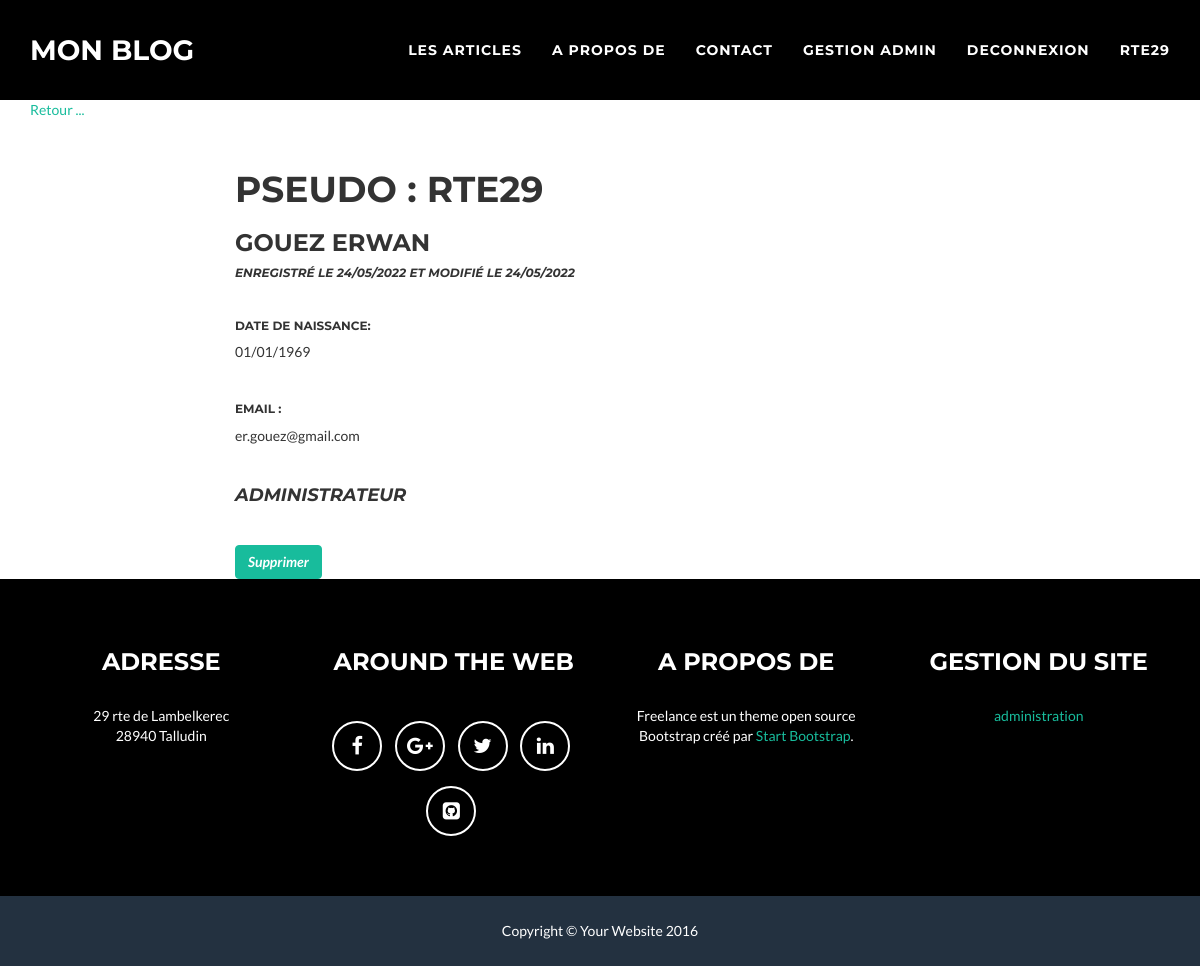
The page /index.php?action=editUserAll&id=1 (signed in) on the database its author committed.
### tables this page shows
CREATE TABLE IF NOT EXISTS `user` (
  `id` int(11) NOT NULL AUTO_INCREMENT,
  `last_name` varchar(55) NOT NULL,
  `first_name` varchar(55) NOT NULL,
  `birthday` date NOT NULL,
  `email` varchar(55) NOT NULL,
  `admin_role` tinyint(1) NOT NULL,
  `user_registration_date` date NOT NULL,
  `user_update_date` date NOT NULL,
  `username` varchar(55) NOT NULL,
  `pwd` varchar(55) NOT NULL,
  PRIMARY KEY (`id`)
);

### controller/backend.php (called while the page is built, shortened)
<?php
require_once 'model/UserManager.php';
function editUserAll()
{
    $userId = $_GET['id'];
    $user = new \Blog\Model\Subscribe();
    $editUserAll = $user->getUser($userId);
require 'public/view/backend/editAccountAll.php';
}

### model/UserManager.php (called while the page is built, shortened)
<?php
class Subscribe extends Manager
{
    public function getUser($userId)
    {
        $db = $this->dbConnect();
        $req = $db->prepare('SELECT id, last_name, first_name, DATE_FORMAT(birthday, \'%d/%m/%Y\') AS birthday_fr, email, admin_role,  DATE_FORMAT(user_registration_date, \'%d/%m/%Y\')
        AS user_registration_date_fr, DATE_FORMAT(user_update_date, \'%d/%m/%Y\')
        AS user_update_date_fr, username FROM user WHERE id = ?');
        $req->execute(array($userId));
        $user = $req->fetch();
        return $user;
    }
}

### public/view/backend/editAccountAll.php (the view)
<?php
if(isset($_SESSION['PSEUDO']) && $_SESSION['ADMIN']==1){
include('./public/view/frontend/navigation.php');
?>
<div class="container">
    <section>
        <p><a href="index.php?action=allAccount">Retour ...</a></p><br/>
        <div class="rows">
            <div class="col-lg-8 col-lg-offset-2">
                <h1>Pseudo : <?= htmlspecialchars($editUserAll['username']) ?></h1>
                <h3><?= htmlspecialchars($editUserAll['last_name']) . ' ' . htmlspecialchars($editUserAll['first_name']) ?></h3>
                <h6><em>enregistré le <?= $editUserAll['user_registration_date_fr'] ?> et modifié le <?= $editUserAll['user_update_date_fr'] ?></em></h6><br>
                <h6>date de naissance: </h6>
                <p><?= nl2br(htmlspecialchars($editUserAll['birthday_fr'])) ?></p><br>
                <h6>email : </h6>
                <p><?= nl2br(htmlspecialchars($editUserAll['email'])) ?></p><br>
                <p><?php
                    if($editUserAll['admin_role'] ==1)
                    {
                        ?>
                        <h4><em>ADMINISTRATEUR</em></h4><br>
                        <?php
                    }
                    else
                    {
                        ?>
                        <h3>Utilisateur</h3><br>
                        <?php
                    }
                    ?>
                </p>
                <em><a href="index.php?action=deleteUser" class="btn btn-success"
                onclick="return confirm('Vous êtes sur le point de supprimer un compte ainsi que tous les commentaires déposés par l\'utilisateur. Cette action sera définitive. Confirmez votre choix')">
                Supprimer</a></em>
            </div>
        </div>
    </section>
</div>
<?php
include('./public/view/frontend/footer.php');
}
else{
    header('Location: index.php?action=listPosts');
}
?>

### index.php (shortened to what this page needs)
<?php
require('controller/backend.php');
try {
    if (isset($_GET['action'])) {
        if ($_GET['action'] == 'readAll') {
            readAll();
        }
        elseif ($_GET['action'] == 'subscribe') {
            subscribe();
        }
        elseif ($_GET['action'] == 'connect') {
            connect();
        }
        elseif ($_GET['action'] == 'addUser') {
            addUser();
        }
        elseif ($_GET['action'] == 'checkLogin') {
            checkLogin();
        }
        elseif ($_GET['action'] == 'disconnect') {
            disconnect();
        }
        elseif ($_GET['action'] == 'admin') {
            admin();
        }
        elseif ($_GET['action'] == 'postList') {
            postList();
        }
        elseif ($_GET['action'] == 'postAdmin') {
            postAdmin();
        }
        elseif ($_GET['action'] == 'addPost') {
           addPosts();
        }
        elseif ($_GET['action'] == 'setPost') {
            setPost();
        }
        elseif ($_GET['action'] == 'cancelPost') {
        readAll();
        }
        elseif ($_GET['action'] == 'cancel') {
        cancel();
        }
        elseif ($_GET['action'] == 'uptPost') {
        uptPt();
        }
        elseif ($_GET['action'] == 'uptPosts') {
        uptPosts();
        }
        elseif ($_GET['action'] == 'uptPostView') {
        uptPtView();
        }
        elseif ($_GET['action'] == 'commentAdmin') {
        commentAdmin();
        }
        elseif ($_GET['action'] == 'readAllComment') {
        readAllComment();
        }
        elseif ($_GET['action'] == 'commentValidation') {
        commentValidation();
        }
        elseif ($_GET['action'] == 'validateComment') {
        validateComments();
        }
        elseif ($_GET['action'] == 'cancelComment') {
        cancelComments();
        }
        elseif ($_GET['action'] == 'cancelComment2') {
        cancelComments2();
            }
        elseif ($_GET['action'] == 'comments') {
        comments();
        }
        elseif ($_GET['action'] == 'accountAdmin') {
            accountAdmin();
        }
        elseif ($_GET['action'] == 'lastAccount') {
                        lastAccount();
        }
        elseif ($_GET['action'] == 'allAccount') {
            allAccount();
        }
        elseif ($_GET['action'] == 'editUserAll') {
            editUserAll();
        }
        elseif ($_GET['action'] == 'editUser') {
            editUser();
        }
        elseif ($_GET['action'] == 'deleteUser') {
            deleteUser();
        }
        elseif ($_GET['action'] == 'mailContact') {
            mailContact();
        }
        }
    else {
        listPosts();
    }
}
catch(Exception $e) {
    echo 'Erreur : ' . $e->getMessage();
}

### public/view/frontend/navigation.php (shortened to what this page needs)
<!DOCTYPE html>
<html lang="en">
<head>
    <link href="./vendor/bootstrap/css/bootstrap.min.css" rel="stylesheet">
    <link href="./public/css/freelancer.min.css" rel="stylesheet">
    <link href="./vendor/font-awesome/css/font-awesome.min.css" rel="stylesheet" type="text/css">
</head>
<body id="page-top" class="index">
    <nav id="mainNav" class="navbar navbar-default navbar-fixed-top navbar-custom">
        <div class="container">
            <div class="navbar-header page-scroll">
                <a class="navbar-brand" href="index.php?action=listPosts">Mon Blog</a>
            </div>
            <?php
            if(isset($_SESSION['PSEUDO']) && $_SESSION['ADMIN']==1){
            ?>
                <div class="collapse navbar-collapse" id="bs-example-navbar-collapse-1">
                    <ul class="nav navbar-nav navbar-right">
                        <li class="page-scroll">
                            <a href="index.php?action=postList">Les articles</a>
                        </li>
                        <li class="page-scroll">
                            <a href="index.php?action=listPosts#about">A propos de</a>
                        </li>
                        <li class="page-scroll">
                            <a href="index.php?action=listPosts#contact">Contact</a>
                        </li>
                        <li class="page-scroll">
                            <a href="index.php?action=admin">gestion admin</a>
                        </li>
                        <li class="page-scroll">
                            <a href="index.php?action=disconnect">Deconnexion</a>
                        </li>
                        <li class="page-scroll">
                            <a href="#"><?= $_SESSION['PSEUDO'] ?></a>
                        </li>
                    </ul>
                </div>
            <?php
                }
            ?>
        </div>
    </nav>
</body>
</html>

### public/view/frontend/footer.php (shortened to what this page needs)
    <footer class="text-center">
        <div class="footer-above">
            <div class="container">
                <div class="row">
                    <div class="footer-col col-md-3">
                        <h3>Adresse</h3>
                        <p>29 rte de Lambelkerec
                            <br>28940 Talludin</p>
                    </div>
                    <div class="footer-col col-md-3">
                        <h3>Around the Web</h3>
                        <ul class="list-inline">
                            <li>
                                <a href="https://fr-fr.facebook.com" target="_blank" class="btn-social btn-outline"><i class="fa fa-fw fa-facebook"></i></a>
                            </li>
                            <li>
                                <a href="https://www.googleplus.fr" target="_blank" class="btn-social btn-outline"><i class="fa fa-fw fa-google-plus"></i></a>
                            </li>
                            <li>
                                <a href="https://twitter.com/?lang=fr" target="_blank" class="btn-social btn-outline"><i class="fa fa-fw fa-twitter"></i></a>
                            </li>
                            <li>
                                <a href="https://fr.linkedin.com" target="_blank" class="btn-social btn-outline"><i class="fa fa-fw fa-linkedin"></i></a>
                            </li>
                            <li>
                                <a href="https://github.com/Rte29/mon_blog" target="_blank" class="btn-social btn-outline"><i class="fa fa-fw fa-github-square"></i></a>
                            </li>
                        </ul>
                    </div>
                    <div class="footer-col col-md-3">
                        <h3>A propos de</h3>
                        <p>Freelance est un theme open source Bootstrap créé par <a href="http://startbootstrap.com">Start Bootstrap</a>.</p>
                    </div>
                    <div class="footer-col col-md-3">
                        <h3>Gestion du site</h3>
                        <p><a href="index.php?action=admin">administration</a></p>
                    </div>
                </div>
            </div>
        </div>
        <div class="footer-below">
            <div class="container">
                <div class="row">
                    <div class="col-lg-12">
                        Copyright &copy; Your Website 2016
                    </div>
                </div>
            </div>
        </div>
    </footer>
</body>
</html>

### rows shown on the page
user: username "RTE29", last_name "GOUEZ", first_name "ERWAN", email "er.gouez@gmail.com"

### other values the page prints
$_SESSION['PSEUDO'] "RTE29"
$editUserAll['user_registration_date_fr'] "24/05/2022"
$editUserAll['user_update_date_fr'] "24/05/2022"
$editUserAll['birthday_fr'] "01/01/1969"
